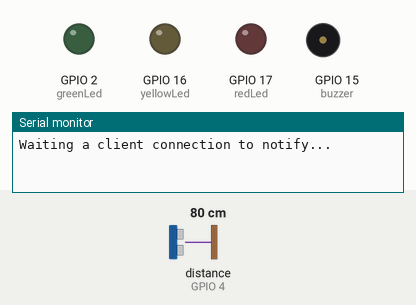
This sketch was run on a simulated ESP32. Parts: output pins drawn as LEDs (lit = HIGH), buzzer (waves = sounding, pin HIGH), the last lines printed to the serial monitor. Wiring (inferred from the names in the program): ultrasonic range finder: trigger GPIO 0; echo GPIO 4. The test bench sets the inputs (shaded band); at power-on: distance to the obstacle (sensor on GPIO 4) 80 cm. The echo pulse lasts 58.3 µs per cm; nothing arrives over Bluetooth unless stated; a phone connects over Bluetooth LE 3 s after start; pins used as bus, display or sensor lines are not drawn.

Above: at 1.2 s.
1.3 s: distance to the obstacle (sensor on GPIO 4) set to 54 cm
4.3 s: distance to the obstacle (sensor on GPIO 4) set to 45 cm
At 5.5 s:
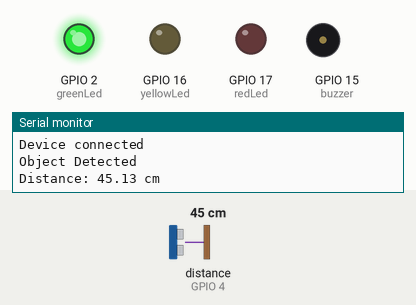
5.8 s: distance to the obstacle (sensor on GPIO 4) set to 32 cm
8.5 s: distance to the obstacle (sensor on GPIO 4) set to 27 cm
At 11.2 s:
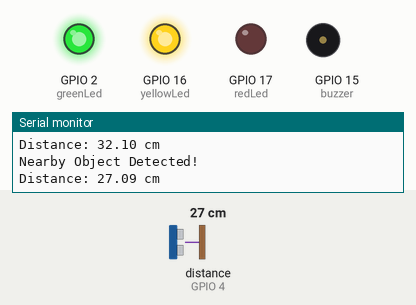
11.5 s: distance to the obstacle (sensor on GPIO 4) set to 11 cm
14.5 s: distance to the obstacle (sensor on GPIO 4) set to 8 cm
At 17.4 s:
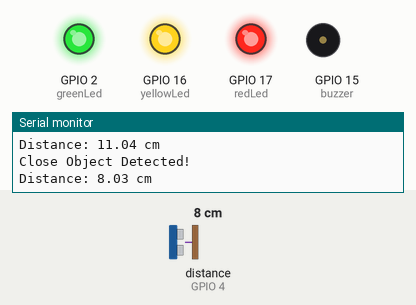
At 32.7 s:
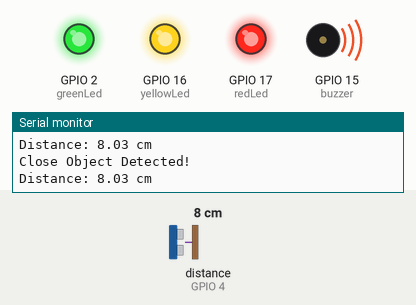
Timing chart, 0 to 42.8 s (numbered marks = the images above; inputs shaded):
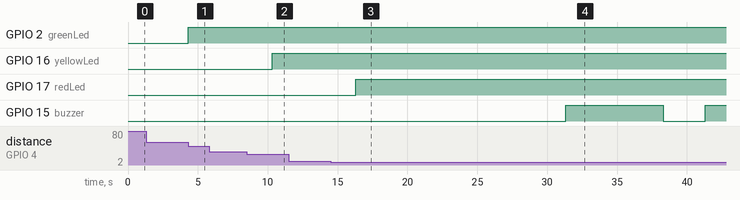

The sketch:

security_system.ino
```cpp
#include "BLEDevice.h"
#include "BLEServer.h"
#include "BLEUtils.h"
#include "BLE2902.h"

#define greenLed 2
#define yellowLed 16
#define redLed 17
#define buzzer 15
#define trigPin 0
#define echoPin 4

long duration;
float distance;
int greenCounter, yellowCounter, redCounter;
int buzzerState = HIGH;

BLECharacteristic *pCharacteristic;
bool deviceConnected = false;
uint8_t txValue = 0;
long lastMsg = 0;
String rxload="\n";

#define SERVICE_UUID           "6E400001-B5A3-F393-E0A9-E50E24DCCA9E"
#define CHARACTERISTIC_UUID_RX "6E400002-B5A3-F393-E0A9-E50E24DCCA9E"
#define CHARACTERISTIC_UUID_TX "6E400003-B5A3-F393-E0A9-E50E24DCCA9E"
#define SYSTEM_NAME "SonarGuard Security"

class MyServerCallbacks: public BLEServerCallbacks {
  void onConnect(BLEServer* pServer) {
    deviceConnected = true;
    Serial.println("Device connected");

    delay(500);
    pCharacteristic->setValue("Meet SonarGuard your mini security system");
    pCharacteristic->notify();
    delay(500);
  };
  void onDisconnect(BLEServer* pServer) {
    deviceConnected = false;
    Serial.println("Device disconnected");
  }
};

class MyCallbacks: public BLECharacteristicCallbacks {
  void onWrite(BLECharacteristic *pCharacteristic) {
    String rxValue = pCharacteristic->getValue();
    if (rxValue.length() > 0) {
      rxload="";
      for (int i = 0; i < rxValue.length(); i++){
        rxload +=(char)rxValue[i];
      }
      if (rxValue == "alarm on") {
        buzzerState = HIGH;
      } else if (rxValue == "alarm off") {
        buzzerState = LOW;
      }
    }
  }
};

void setupBLE(String BLEName){
  const char *ble_name=BLEName.c_str();
  BLEDevice::init(ble_name);
  BLEServer *pServer = BLEDevice::createServer();
  pServer->setCallbacks(new MyServerCallbacks());
  BLEService *pService = pServer->createService(SERVICE_UUID);
  pCharacteristic= pService->createCharacteristic(CHARACTERISTIC_UUID_TX,BLECharacteristic::PROPERTY_NOTIFY);
  pCharacteristic->addDescriptor(new BLE2902());
  BLECharacteristic *pCharacteristic = pService->createCharacteristic(CHARACTERISTIC_UUID_RX,BLECharacteristic::PROPERTY_WRITE);
  pCharacteristic->setCallbacks(new MyCallbacks());
  pService->start();
  pServer->getAdvertising()->start();
  Serial.println("Waiting a client connection to notify...");
}

void setup() {
  Serial.begin(9600);
  setupBLE("ESP32_Bluetooth");
  pinMode(greenLed, OUTPUT);
  pinMode(yellowLed, OUTPUT);
  pinMode(redLed, OUTPUT);
  pinMode(buzzer, OUTPUT);
  digitalWrite(buzzer, buzzerState);

  pinMode(trigPin, OUTPUT);
  pinMode(echoPin, INPUT);
}

void notifyAndPrint(const String& alert, int ledPin) {
  pCharacteristic->setValue(alert.c_str());
  pCharacteristic->notify();
  Serial.println(alert);
  digitalWrite(ledPin, HIGH);
  Serial.println("Distance: " + String(distance) + " cm");
}

void loop() {
  digitalWrite(buzzer, LOW);
  digitalWrite(trigPin, LOW);
  delayMicroseconds(2);
  digitalWrite(trigPin, HIGH);
  delayMicroseconds(10);
  digitalWrite(trigPin, LOW);

  long now = millis();
  duration = pulseIn(echoPin, HIGH);
  distance = duration * 0.0344 / 2;

  if (now - lastMsg > 100) {
    if(distance < 10 && distance > 0){
      notifyAndPrint("Close Object Detected!", redLed);
      redCounter++;

      if (redCounter > 5 || redCounter == 10) {
        digitalWrite(buzzer, buzzerState);
        delay(redCounter == 5 ? 3000 : 7000);
        digitalWrite(buzzer, LOW);
      }

      delay(3000);
    }
    else if (distance > 10 && distance < 30) {
      notifyAndPrint("Nearby Object Detected!", yellowLed);
      yellowCounter++;
      delay(3000);
    }
    else if (distance > 30 && distance < 50) {
      notifyAndPrint("Object Detected", greenLed);
      greenCounter++;
      delay(3000);
    } else {
      digitalWrite(greenLed, LOW);
      digitalWrite(yellowLed, LOW);
      digitalWrite(redLed, LOW);
    }

    if (deviceConnected&&rxload.length()>0) {
      Serial.println(rxload);
      if (rxload == "check activity") {
        char activity[100];
        sprintf(activity, "Close Detections: %d, Nearby Detections: %d, Far Detections: %d", redCounter, yellowCounter, greenCounter);

        pCharacteristic->setValue(activity);
        pCharacteristic->notify();
      } else if (rxload == "alarm off") {
        pCharacteristic->setValue("Alarm Turned OFF");
        pCharacteristic->notify();
      } else if (rxload == "alarm on") {
        pCharacteristic->setValue("Alarm Turned ON");
        pCharacteristic->notify();
      }
      rxload="";
    }

    lastMsg = now;
  }
}
```

Measured:
- the behaviour switches between 50 and 49 cm on distance to the obstacle (sensor on GPIO 4) (found by bisection; images 0 and 1)
- the behaviour switches between 30 and 29 cm on distance to the obstacle (sensor on GPIO 4) (found by bisection; images 1 and 2)
- the behaviour switches between 10 and 9 cm on distance to the obstacle (sensor on GPIO 4) (found by bisection; images 2 and 3)
- after the input at 4.3 s, GPIO 2 (greenLed): LOW → HIGH at once
- after the input at 8.5 s, GPIO 16 (yellowLed): LOW → HIGH after 1.8 s
- after the input at 14.5 s, GPIO 17 (redLed): LOW → HIGH after 1.8 s; GPIO 15 (buzzer): LOW → HIGH after 16.8 s, → LOW 7.0 s later, → HIGH 3.0 s later
